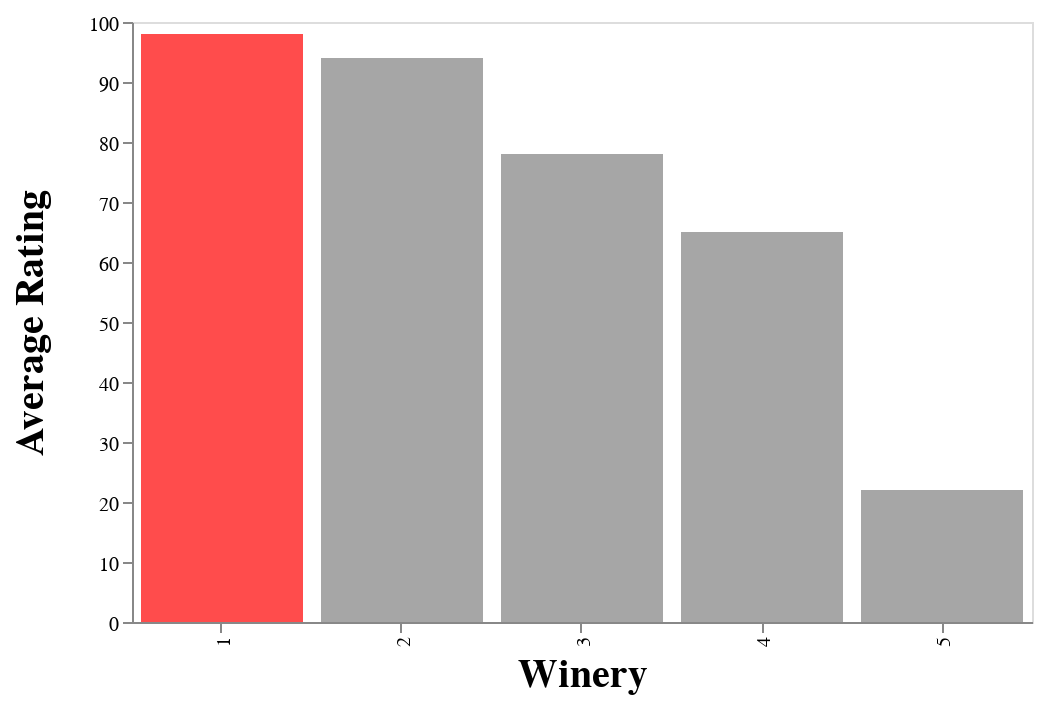

Here is the notebook cell this chart was saved with:
### Code cell
source = pd.DataFrame({
    'Winery': ['1', '2', '3', '4', '5'],
    'Average Rating': [98, 94, 78, 65, 22]
})

alt.Chart(source).mark_bar(color="red", opacity=0.7).encode(
    alt.X('Winery'),
    alt.Y('Average Rating',
        sort=alt.EncodingSortField(
            field='Average Rating',
            #op="sum",
            order='descending')),
    alt.Color('Winery', scale=alt.Scale(range=['red', 'grey',' grey', 'grey', 'grey']), legend=None)
).properties(height=300, width=450).configure_axis(
    grid=False,
    labelFontSize=12,
    titleFontSize=20,
    labelFontStyle='Arial'
)

### Figure 1 — Vega-Lite specification as saved in the notebook (floating-point values rounded to 4 significant figures)
{"$schema": "https://vega.github.io/schema/vega-lite/v3.4.0.json", "config": {"axis": {"grid": false, "labelFontSize": 12, "labelFontStyle": "Arial", "titleFontSize": 20}, "mark": {"tooltip": null}, "view": {"height": 300, "width": 400}}, "data": {"name": "data-f1834278fba16ad0ed175334665f8f1e"}, "datasets": {"data-f1834278fba16ad0ed175334665f8f1e": [{"Average Rating": 98, "Winery": "1"}, {"Average Rating": 94, "Winery": "2"}, {"Average Rating": 78, "Winery": "3"}, {"Average Rating": 65, "Winery": "4"}, {"Average Rating": 22, "Winery": "5"}]}, "encoding": {"color": {"field": "Winery", "legend": null, "scale": {"range": ["red", "grey", " grey", "grey", "grey"]}, "type": "nominal"}, "x": {"field": "Winery", "type": "nominal"}, "y": {"field": "Average Rating", "sort": {"field": "Average Rating", "order": "descending"}, "type": "quantitative"}}, "height": 300, "mark": {"color": "red", "opacity": 0.7, "type": "bar"}, "width": 450}
